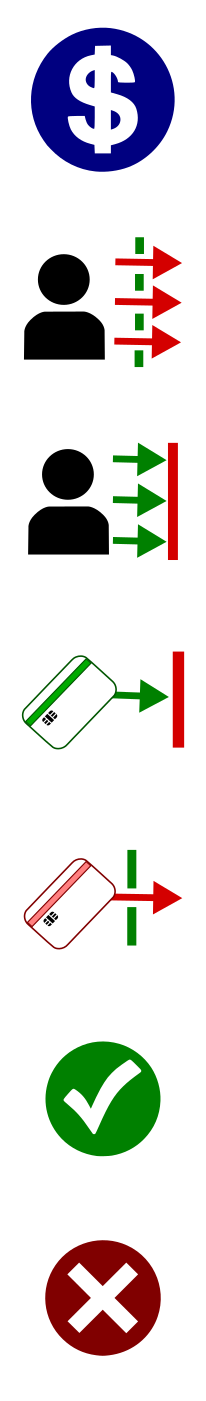
#> input picture deva/icons2.png, 206 x 1401 px
$ python vis.py
#> lines starting #> are read from the running program, lines starting #| are printed output that depends on the picture
"""
Very simple mock-up of a comparison vis.
Can hook into the framework afterwards.
"""
import matplotlib.pyplot as plt
from matplotlib.patches import Rectangle
from os import path
import numpy as np


def nice_number(x, sigfig=2):
    # Write a potentially large number in limited detail
    x = int(x)
    n = len(str(x))
    x = round(x, -n+3)
    if x > 1e6:
        s = f"{x/1e6:.1f}M"
    elif x > 1e3:
        s = f"{x/1e3:.1f}K"
    else:
        s = str(x)
    s = s.replace(".0", "")
    return s


def get_context(sys1, sys2, scale, a, high_is_good):

    context = {
        "A": sys1["name"],
        "a": sys1["name"].split()[-1],
        "X": nice_number(sys1[a]),
    }

    perf = sys1[a] / scale[a]
    if not high_is_good:
        perf = 1 - perf
    if perf > 0.99:
        context["rel"] = "best"
    elif perf > 0.75:
        context["rel"] = "relatively good"
    elif perf < 0.01:
        context["rel"] = "worst"
    elif perf < 0.25:
        context["rel"] = "relatively poor"
    else:
        context["rel"] = "average"
    # print(perf, context["rel"])
    if sys2:
        v1 = sys1[a]
        v2 = sys2[a]
        diff = np.abs(v1-v2)
        if np.isclose(diff, 0):
            context["X"] = ""
        else:
            context["X"] = nice_number(diff)
        context["B"] = sys2["name"]
        context["b"] = sys2["name"].split()[-1]

        # prime the potential context words
        for word in ["less", "more", "fewer", "additional", "higher", "lower",
                     "same", "equal"]:
            context[word] = ""

        if v1 > v2:
            context["more"] = "more"
            context["additional"] = "additional"
            context["higher"] = context["A"]
            context["lower"] = context["B"]
        elif v2 > v1:
            context["less"] = "less"
            context["fewer"] = "fewer"
            context["higher"] = context["B"]
            context["lower"] = context["A"]
        else:
            context["same"] = "the same number of"
            context["equal"] = "equal"

    return context


icons = None


def load_icons(icon_file, pad=0):
    # print("load icons")
    # find icons regardless of directory
#> called with icon_file = 'icons2.png', pad = 200
    icon_file = path.join(path.dirname(path.abspath(__file__)), "icons2.png")
    icon_key = ["profit", "FNWO", "FPWO", "FP", "FN", "CORRECT", "INCORRECT"]
    raw = (plt.imread(icon_file) * 255).astype(np.uint8)

    # raw = raw[:, 3:-3]
    icon_w = raw.shape[1]
#> icon_w = 206
    icon_h = raw.shape[0] // len(icon_key)
#> icon_h = 200

    icons = {}
    for i, name in enumerate(icon_key):
        y = i*icon_h
        icons[name] = raw[y:y+icon_h]
#> after the loop, icons = 7 items

    if pad > 0:
        blank = 255 * np.ones((pad, icon_w, 4), np.uint8)
        blank[:, :, -1] = 0  # set transparent alpha
        for i in icons:
            icons[i] = np.vstack((
                icons[i],
                blank,
            ))
#> this loop made 7 passes
#> i on passes 1 to 7: 'profit', 'FNWO', 'FPWO', 'FP', 'FN', 'CORRECT', 'INCORRECT'
        return icons

    return icons


def comparison(sys1, sys2, scale=None, buttons=False, show_units=True,
               remap=None):
    global icons
    if not icons:
        icons = load_icons("icons2.png", 200)  # for top title
#> icons = 7 items
        # icons = load_icons("icons2.png", 50)

    unit = {
        "profit": "",  # special case"profit",
        "FN": "transactions",
        "FP": "transactions",
        "FNWO": "customers",
        "FPWO": "customers",
    }

    # long descriptions
    attribute = {
        "profit": "Net profit",
        "FN": "Undetected fraudulent transactions",
        "FP": "Incorrectly blocked transactions",
        "FNWO": "Recurrent undetected fraud",
        "FPWO": "Recurrent incorrect blocking",
    }

    # clobber the above if user specifies a specific naming scheme
    if remap:
        unmap = {k: v for v, k in remap.items()}
        attribute = {k: unmap[k] for k in unit}

    isgood = {
        "profit": True,
        "FN": False,
        "FP": False,
        "FNWO": False,
        "FPWO": False,
    }

    good_cols = ['darkgreen', 'springgreen']
    bad_cols = ['darkred', 'salmon']

    # Find the maximum value of any count unit
    if scale is None:
        assert sys2 is not None
        # autoscale
        scale = {}
        for sys in [sys1, sys2]:
            if sys is None:
                continue
            for n, v in sys.items():
                u = n  # unit[n]  # scale by unit accross all?
                if (u not in scale) or (v > scale[u]):
                    scale[u] = v

    # comparison = {
    #     "profit": "{higher} is better: it generates ${X} more profit.",
    #     "FN": ("{lower} is better: it prevents an additional {X}"
    #            " fraudulent transactions."),
    #     "FNWO": ("{lower} is better: {X} fewer customers experience"
    #              " repeated fraud."),
    #     "FP": ("{lower} is better: it "
    #            "approves an additional {X} legitimate transactions."),
    #     "FPWO": ("{lower} is better: {X} fewer customers are "
    #              "repeatedly blocked."),
    # }
    comparison = {
        "profit": "{A} generates ${X} {more}{less}{equal} profit.",
        "FN": "{A} misses {X} {more}{fewer}{same} fraudulent transactions.",
        "FNWO": ("{A} burdens {X} {additional}{fewer}{same} customers with"
                 " recurrent undetected fraud."),
        "FP": ("{A} blocks {X} {more}{fewer}{same} legitimate transactions."),
        "FPWO": ("{A} burdens {X} {additional}{fewer}{same} customers with "
                 "recurrent incorrect blocking."),
    }

    description = {
        "profit": "The system generates ${X} in profit ({rel}).",
        "FN": "{X} fraudulent transactions are overlooked ({rel}).",
        "FNWO": "{X} customers have frequent undetected frauds ({rel}).",
        "FP": "{X} legitimate transactions are blocked ({rel}).",
        "FPWO": "{X} customers have frequent blocked transactions ({rel}).",
    }

    ax = plt.gca()
    cols = ['red', 'blue']

    icon_h, icon_w = icons["FN"].shape[:2]
#> icon_h = 400; icon_w = 206

    barw = 6 * icon_w
#> barw = 1236
    margin = icon_w * 1.05  # adjust margin here
#> margin = 216.3
    left = icon_w * 1.3  # adjust margin here
#> left = 267.8
    right = left + barw
#> right = 1503.8

    y = 0
    tiles = []
    for a in unit:
        tile = icons[a]
        tiles.append(tile)
        fs = 12
        s = scale[a]  # scale[unit[a]]
        barh = .2
        pre = "$" if a == "profit" else ""
        context = get_context(sys1, sys2, scale, a, isgood[a])

        title_x = (margin + right)/2
        title_y = y  # - 0.25 * icon_w
        plt.text(
            title_x, title_y, attribute[a], fontsize=12,
            va="center", ha="center", fontweight="bold")

        if sys2 is not None:
            text = comparison
            problem = zip([0, 1], [sys1, sys2], [.5-barh*1.25, .5 + barh*0.25])
        else:
            text = description
            problem = [[0, sys1, 0.5]]

        plt.text(0, y + 1.1*icon_w, text[a].format(**context), fontsize=fs)

        for colind, sys, offset in problem:

            if isgood[a]:
                cols = good_cols
            else:
                cols = bad_cols

            col = cols[colind]
            yy = y + offset * icon_w
            patchw = sys[a] * barw / s
            rx = left
            text_x = right + 0.125 * icon_w
            text_y = yy + 0.125*icon_w
            midy = yy + barh * icon_w/2
            plt.text(margin, text_y, sys["name"].split()[-1], fontsize=fs,
                     va="center", fontweight="bold")
            if isgood[a]:
                plt.plot([rx+1+patchw, right+1],  [midy, midy], ":",
                         color=bad_cols[colind], linewidth=3, alpha=0.5)
            else:
                rx = right - patchw  # flip
                plt.plot([left-1, rx-1],  [midy, midy], ":",
                         color=good_cols[colind], linewidth=3, alpha=0.5)

            patch = Rectangle((rx, yy), patchw, barh*icon_w, facecolor=col)
            ax.add_patch(patch)

            post = " " + unit[a] if show_units else ""
            plt.text(text_x, text_y, pre+nice_number(sys[a])+post,
                     va="center", fontsize=fs)  # , fontweight="bold")
        y += icon_h
#> this loop made 5 passes
#> pass 1, in comparison, `tile = icons[a]`:
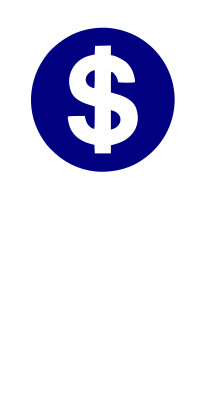
#> tile: shape (400, 206, 4); mean of channels 0, 1, 2, 3 127.5, 127.5, 146.5, 36.2; transparent parts drawn white
#> pass 2, in comparison, `tile = icons[a]`:
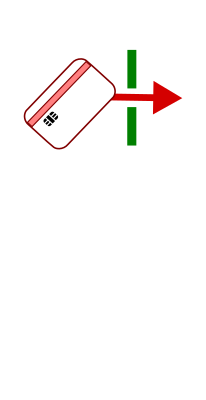
#> tile: shape (400, 206, 4); mean of channels 0, 1, 2, 3 143.3, 140.6, 139.3, 19.1; transparent parts drawn white
#> pass 3, in comparison, `tile = icons[a]`:
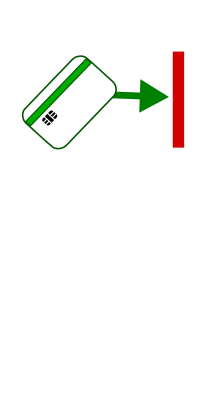
#> tile: shape (400, 206, 4); mean of channels 0, 1, 2, 3 142.7, 142.3, 139.4, 21; transparent parts drawn white
#> after the loop, tiles = 5 items; y = 2000

    img = np.vstack(tiles)
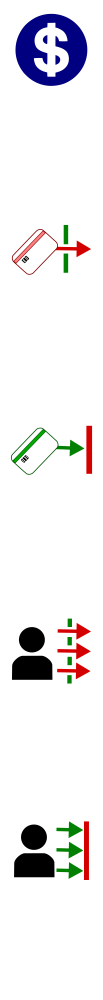
#> img: shape (2000, 206, 4) (shown at 1/2 size); mean of channels 0, 1, 2, 3 135.7, 134, 136.1, 26; transparent parts drawn white
    plt.imshow(img)
    plt.axis('off')
    plt.ylim([0, img.shape[0]])
    plt.xlim([0, icon_w * 10])

    if buttons:
        # draw the options to display
        pass

    ax.invert_yaxis()


def main():

    sys1 = {
        "name": "System A",
        "profit": 40128,
        "FN": 31,
        "FNWO": 6,
        "FP": 2103,
        "FPWO": 13,
    }

    sys2 = {
        "name": "System B",
        "profit": 20463,
        "FN": 43,
        "FNWO": 3,
        "FP": 3360,
        "FPWO": 6,
    }

    # maximum ever seen accross all models? some baseline
    maxv = {
        "profit": 50000,
        "FN": 100,
        "FNWO": 10,
        "FP": 4000,
        "FPWO": 13,
    }

    plt.figure(figsize=(10, 8))
    comparison(sys1, sys2)

    plt.figure(figsize=(10, 8))
    comparison(sys1, sys2, scale=maxv, buttons=True)

    plt.figure(figsize=(10, 8))
    comparison(sys1, None, scale=maxv)
    plt.show(block=False)
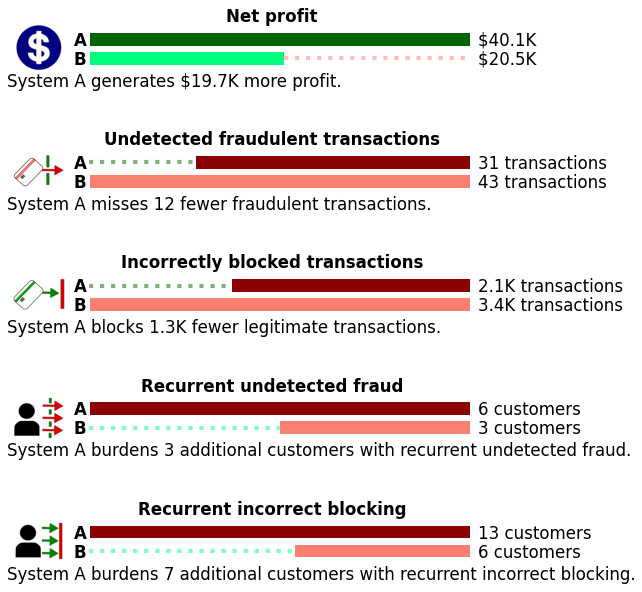
#> figure drawn by matplotlib, 1 panel
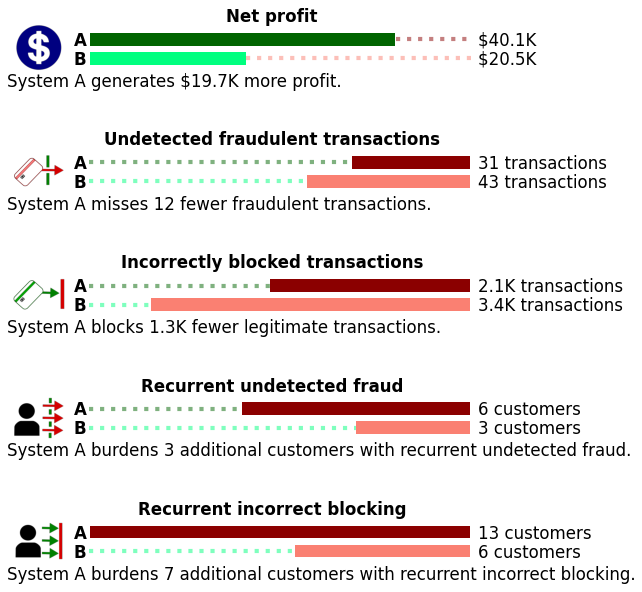
#> figure drawn by matplotlib, 1 panel
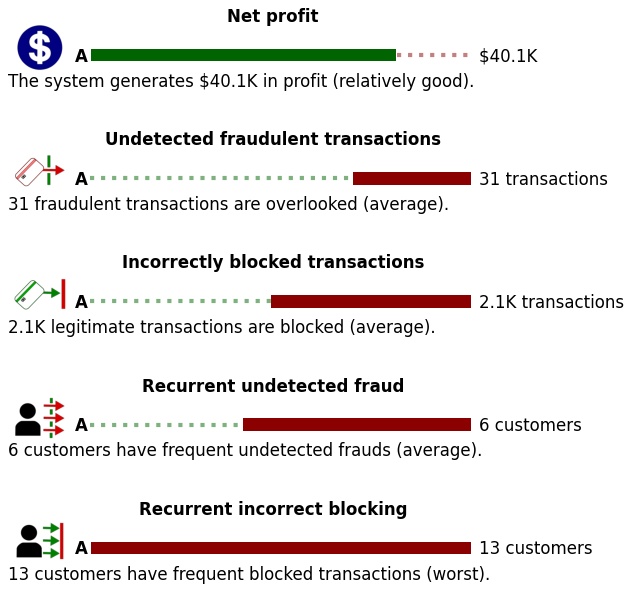
#> figure drawn by matplotlib, 1 panel
    input()  # test the block/console interaction


if __name__ == "__main__":
    main()
